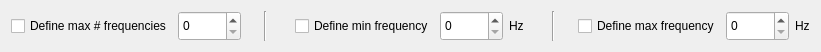
  <widget class="QWidget" name="layoutWidget">
   <property name="geometry">
    <rect>
     <x>60</x>
     <y>387</y>
     <width>821</width>
     <height>34</height>
    </rect>
   </property>
   <layout class="QHBoxLayout" name="horizontalLayout_19">
    <item>
     <layout class="QHBoxLayout" name="horizontalLayout_15">
      <item>
       <widget class="QCheckBox" name="checkBox_max_no_frequencies">
        <property name="text">
         <string>Define max # frequencies</string>
        </property>
       </widget>
      </item>
      <item>
       <widget class="QDoubleSpinBox" name="doubleSpinBox_max_no_frequencies">
        <property name="sizePolicy">
         <sizepolicy hsizetype="Minimum" vsizetype="Fixed">
          <horstretch>0</horstretch>
          <verstretch>0</verstretch>
         </sizepolicy>
        </property>
        <property name="minimumSize">
         <size>
          <width>63</width>
          <height>30</height>
         </size>
        </property>
        <property name="maximumSize">
         <size>
          <width>16777215</width>
          <height>30</height>
         </size>
        </property>
        <property name="alignment">
         <set>Qt::AlignLeading|Qt::AlignLeft|Qt::AlignVCenter</set>
        </property>
        <property name="readOnly">
         <bool>false</bool>
        </property>
        <property name="decimals">
         <number>0</number>
        </property>
        <property name="minimum">
         <double>0.000000000000000</double>
        </property>
        <property name="maximum">
         <double>1000.000000000000000</double>
        </property>
        <property name="singleStep">
         <double>1.000000000000000</double>
        </property>
       </widget>
      </item>
      <item>
       <spacer name="horizontalSpacer_11">
        <property name="orientation">
         <enum>Qt::Horizontal</enum>
        </property>
        <property name="sizeHint" stdset="0">
         <size>
          <width>17</width>
          <height>20</height>
         </size>
        </property>
       </spacer>
      </item>
     </layout>
    </item>
    <item>
     <widget class="Line" name="line_5">
      <property name="orientation">
       <enum>Qt::Vertical</enum>
      </property>
     </widget>
    </item>
    <item>
     <spacer name="horizontalSpacer_21">
      <property name="orientation">
       <enum>Qt::Horizontal</enum>
      </property>
      <property name="sizeHint" stdset="0">
       <size>
        <width>13</width>
        <height>20</height>
       </size>
      </property>
     </spacer>
    </item>
    <item>
     <layout class="QHBoxLayout" name="horizontalLayout_16">
      <item>
       <widget class="QCheckBox" name="checkBox_min_frequency">
        <property name="text">
         <string>Define min frequency</string>
        </property>
       </widget>
      </item>
      <item>
       <widget class="QDoubleSpinBox" name="doubleSpinBox_min_frequency">
        <property name="sizePolicy">
         <sizepolicy hsizetype="Minimum" vsizetype="Fixed">
          <horstretch>0</horstretch>
          <verstretch>0</verstretch>
         </sizepolicy>
        </property>
        <property name="minimumSize">
         <size>
          <width>63</width>
          <height>30</height>
         </size>
        </property>
        <property name="maximumSize">
         <size>
          <width>16777215</width>
          <height>30</height>
         </size>
        </property>
        <property name="alignment">
         <set>Qt::AlignLeading|Qt::AlignLeft|Qt::AlignVCenter</set>
        </property>
        <property name="readOnly">
         <bool>false</bool>
        </property>
        <property name="decimals">
         <number>0</number>
        </property>
        <property name="minimum">
         <double>0.000000000000000</double>
        </property>
        <property name="maximum">
         <double>1000.000000000000000</double>
        </property>
        <property name="singleStep">
         <double>1.000000000000000</double>
        </property>
       </widget>
      </item>
      <item>
       <widget class="QLabel" name="label_31">
        <property name="text">
         <string>Hz</string>
        </property>
       </widget>
      </item>
     </layout>
    </item>
    <item>
     <spacer name="horizontalSpacer_22">
      <property name="orientation">
       <enum>Qt::Horizontal</enum>
      </property>
      <property name="sizeHint" stdset="0">
       <size>
        <width>13</width>
        <height>20</height>
       </size>
      </property>
     </spacer>
    </item>
    <item>
     <widget class="Line" name="line_6">
      <property name="orientation">
       <enum>Qt::Vertical</enum>
      </property>
     </widget>
    </item>
    <item>
     <layout class="QHBoxLayout" name="horizontalLayout_18">
      <item>
       <spacer name="horizontalSpacer_14">
        <property name="orientation">
         <enum>Qt::Horizontal</enum>
        </property>
        <property name="sizeHint" stdset="0">
         <size>
          <width>17</width>
          <height>20</height>
         </size>
        </property>
       </spacer>
      </item>
      <item>
       <widget class="QCheckBox" name="checkBox_max_frequency">
        <property name="text">
         <string>Define max frequency</string>
        </property>
       </widget>
      </item>
      <item>
       <widget class="QDoubleSpinBox" name="doubleSpinBox_max_frequency">
        <property name="sizePolicy">
         <sizepolicy hsizetype="Minimum" vsizetype="Fixed">
          <horstretch>0</horstretch>
          <verstretch>0</verstretch>
         </sizepolicy>
        </property>
        <property name="minimumSize">
         <size>
          <width>63</width>
          <height>30</height>
         </size>
        </property>
        <property name="maximumSize">
         <size>
          <width>16777215</width>
          <height>30</height>
         </size>
        </property>
        <property name="alignment">
         <set>Qt::AlignLeading|Qt::AlignLeft|Qt::AlignVCenter</set>
        </property>
        <property name="readOnly">
         <bool>false</bool>
        </property>
        <property name="decimals">
         <number>0</number>
        </property>
        <property name="minimum">
         <double>0.000000000000000</double>
        </property>
        <property name="maximum">
         <double>1000.000000000000000</double>
        </property>
        <property name="singleStep">
         <double>1.000000000000000</double>
        </property>
       </widget>
      </item>
      <item>
       <widget class="QLabel" name="label_32">
        <property name="text">
         <string>Hz</string>
        </property>
       </widget>
      </item>
     </layout>
    </item>
   </layout>
  </widget>
